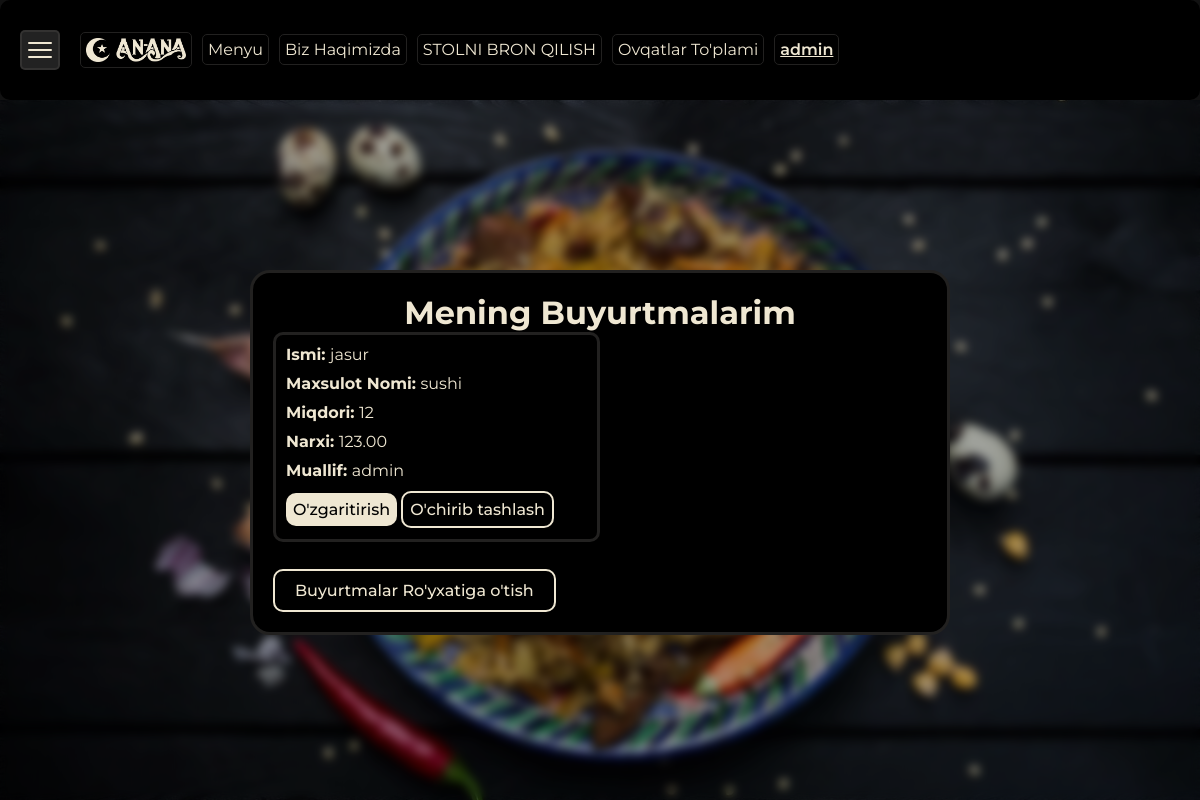
The page /menu/myorders/ (signed in) on the database its author committed.
### menu/models.py (models this page shows, shortened)
class Order(models.Model):
    customer_name = models.CharField(max_length=100)
    product_name = models.CharField(max_length=100)
    quantity = models.PositiveIntegerField()
    price = models.DecimalField(max_digits=10, decimal_places=2)
    order_date = models.DateTimeField(auto_now_add=True)
    author_of_order = models.ForeignKey(User, on_delete=models.CASCADE)

### menu/views.py (the view)
# urls.py: path('myorders/', myorders_view, name='myorders'),  # Добавьте путь к myorders
def myorders_view(request):
    orders = Order.objects.filter(author_of_order=request.user)  # Фильтруйте заказы для текущего пользователя
    return render(request, 'menu/myorders.html', {'orders': orders})

### menu/templates/menu/myorders.html (shortened to what this page needs)
{% extends "base.html" %}
{% load static %}
{% block css %}
<link rel="stylesheet" href="{% static 'css/my-orders.css' %}">
{% endblock css %}
{% block content %}
<div class="my-order-wrapper">
    <div class="my-order-content">
        <div class="my-order">
            <h1>Mening Buyurtmalarim</h1>
            <ul>
                {% for order in orders %}
                    <li>
                        <span><b>Ismi: </b>{{ order.customer_name }}<br/> </span>
                        <span><b>Maxsulot Nomi: </b>{{ order.product_name }}<br/></span>
                        <span><b>Miqdori: </b>{{ order.quantity }}<br/></span>
                        <span><b>Narxi: </b>{{ order.price }}<br/></span>
                        <span><b>Muallif: </b>{{ order.author_of_order }}<br/></span>
                        <div class="btns">
                            <a class="white-btn" href="{% url 'order-edit-view' order.pk %}">O'zgaritirish</a>
                            <a class="border-btn" href="{% url 'order-delete-view' order.pk %}">O'chirib tashlash</a>
                        </div>
                    </li>
                {% empty %}
                    <li>Buyurmalar Berilmagan.</li>
                {% endfor %}
            </ul>
            <div class="back">
                <a class="border-btn back-btn"  href="{% url 'profile' %}">Buyurtmalar Ro'yxatiga o'tish</a>
            </div>
        </div>
    </div>
</div>
{% endblock content %}

### templates/navbar.html
{% load static %}
<div class="menu-container">
  <div class="burger-menu" id="burgerMenu">
    <div class="bar"></div>
    <div class="bar"></div>
    <div class="bar"></div>
  </div>
  <div class="main-links">
    <a href="/homepage" class="qitchen"><img width="100" src="{% static 'images/anana.png' %}" alt=""></a>
    <a href="/menu_item">Menyu</a>
    <a href="/about">Biz Haqimizda</a>
    <a href="/menu/make_reservation">STOLNI BRON QILISH</a>
    {% if request.user.username == 'admin' %}
    <a href="{% url "menu_create" %}">Ovqatlar To'plami</a>
    {% endif %}
    <a class="user" href="{% url "profile" request.user.username %}">{{request.user.username}}</a>
  </div>
</div>

### static/css/navbar.css (style rules this page uses)
* { padding: 0; margin: 0; box-sizing: border-box; font-family: "Montserrat", sans-serif; color: #EFE7D2; }
a { text-decoration: none; }
.border-btn { padding: 10px 20px; background-color: transparent; color: #EFE7D2; border: 2px solid #EFE7D2; font-family: "Montserrat", sans-serif; border-radius: 10px; font-weight: 500; }
.white-btn { padding: 10px 20px; background-color: #EFE7D2; color: #000; font-family: "Montserrat", sans-serif; border-radius: 10px; font-weight: 500; border: none; outline: none; }
.menu-container { background-color: black; display: flex; align-items: center; padding: 10px; border-radius: 10px; color: snow; width: 100%; height: 100px; padding: 0 20px; font-family: "Montserrat", sans-serif; gap: 20px; }
.menu-container .burger-menu { width: 40px; cursor: pointer; display: flex; flex-direction: column; justify-content: center; align-items: center; background-color: #222; border-radius: 5px; height: 40px; gap: 5px; padding: 5px; border: 2px solid rgba(239, 231, 210, 0.0823529412); }
.menu-container .burger-menu .bar { height: 2px; width: 90%; background-color: #EFE7D2; border-radius: 2px; transition: all 0.3s ease; }
.menu-container .main-links { display: flex; align-items: center; justify-content: space-between; gap: 10px; }
.menu-container .main-links a { color: #EFE7D2; text-decoration: none; font-size: medium; border: 1px solid #222120; padding: 5px; border-radius: 5px; }
.menu-container .main-links a.qitchen { font-size: 35px; font-family: "Forum", serif; font-weight: 500; font-style: normal; }
.menu-container .main-links a.user { font-weight: 600; text-decoration: underline; }

### static/css/home.css (style rules this page uses)
* { padding: 0; margin: 0; box-sizing: border-box; font-family: "Montserrat", sans-serif; color: #EFE7D2; }
a { text-decoration: none; }
.border-btn { padding: 10px 20px; background-color: transparent; color: #EFE7D2; border: 2px solid #EFE7D2; font-family: "Montserrat", sans-serif; border-radius: 10px; font-weight: 500; }
.white-btn { padding: 10px 20px; background-color: #EFE7D2; color: #000; font-family: "Montserrat", sans-serif; border-radius: 10px; font-weight: 500; border: none; outline: none; }

### static/css/profile.css (style rules this page uses)
* { padding: 0; margin: 0; box-sizing: border-box; font-family: "Montserrat", sans-serif; color: #EFE7D2; }
a { text-decoration: none; }
.border-btn { padding: 10px 20px; background-color: transparent; color: #EFE7D2; border: 2px solid #EFE7D2; font-family: "Montserrat", sans-serif; border-radius: 10px; font-weight: 500; }
.white-btn { padding: 10px 20px; background-color: #EFE7D2; color: #000; font-family: "Montserrat", sans-serif; border-radius: 10px; font-weight: 500; border: none; outline: none; }

### static/css/my-orders.css (style rules this page uses)
* { padding: 0; margin: 0; box-sizing: border-box; font-family: "Montserrat", sans-serif; color: #EFE7D2; }
a { text-decoration: none; }
.border-btn { padding: 10px 20px; background-color: transparent; color: #EFE7D2; border: 2px solid #EFE7D2; font-family: "Montserrat", sans-serif; border-radius: 10px; font-weight: 500; }
.white-btn { padding: 10px 20px; background-color: #EFE7D2; color: #000; font-family: "Montserrat", sans-serif; border-radius: 10px; font-weight: 500; border: none; outline: none; }
.my-order-wrapper { width: 100%; height: 88vh; }
.my-order-wrapper .my-order-content { width: 100%; height: 100%; -webkit-backdrop-filter: blur(5px); backdrop-filter: blur(5px); background-color: rgba(0, 0, 0, 0.3137254902); display: flex; justify-content: center; align-items: center; }
.my-order-wrapper .my-order-content .my-order { background-color: #000; border-radius: 20px; border: 3px solid #222120; padding: 20px; width: 700px; height: auto; }
.my-order-wrapper .my-order-content .my-order h1 { text-align: center; }
.my-order-wrapper .my-order-content .my-order ul { list-style-type: none; display: grid; grid-template-columns: repeat(2, 1fr); }
.my-order-wrapper .my-order-content .my-order ul li { width: 100%; display: flex; flex-direction: column; background-color: #000; border-radius: 10px; border: 3px solid #222120; gap: 10px; padding: 10px; }
.my-order-wrapper .my-order-content .my-order ul li .btns { margin: 10px 0; }
.my-order-wrapper .my-order-content .my-order ul li .btns a { padding: 7px; }
.my-order-wrapper .my-order-content .my-order .back { height: 70px; display: flex; align-items: end; }

### rows shown on the page
Order: customer_name "jasur", product_name "sushi", quantity "12", price "123.00", author_of_order "admin"

### other values the page prints
{{ request.user.username }} "admin"
